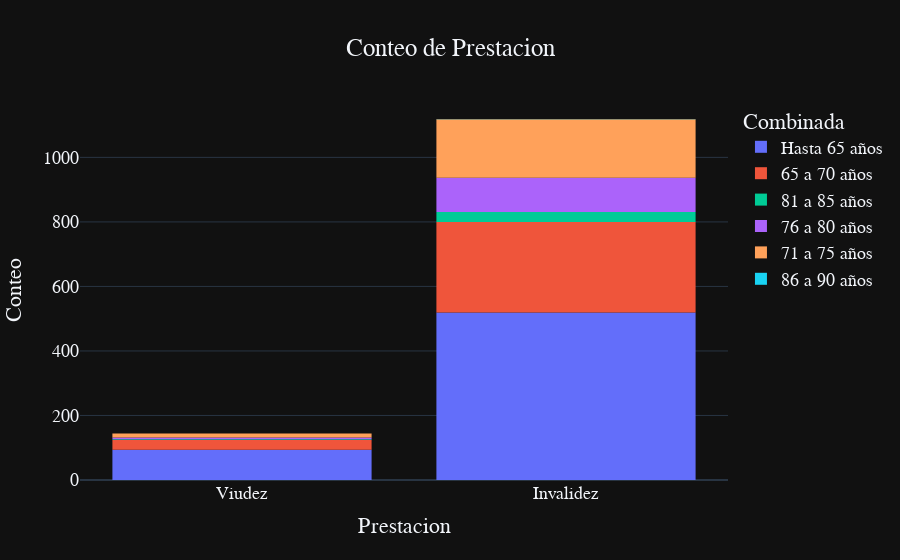
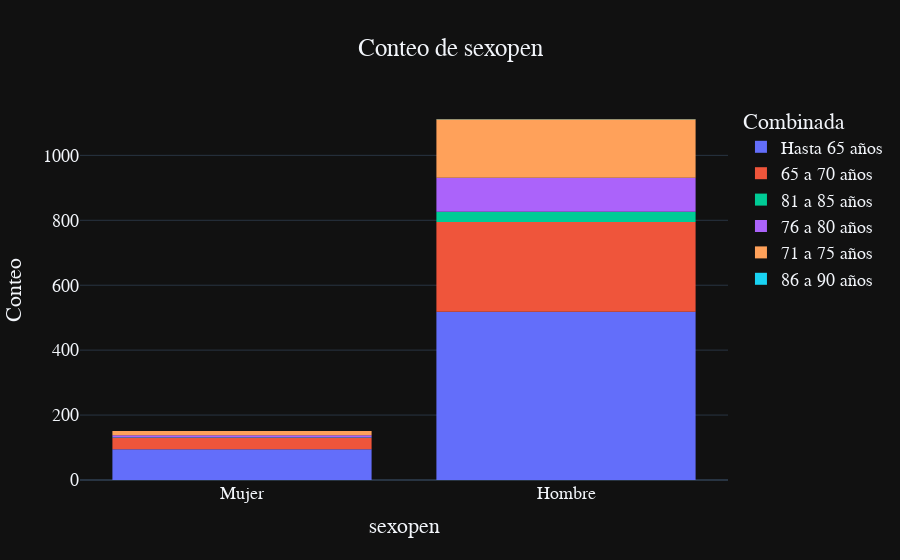
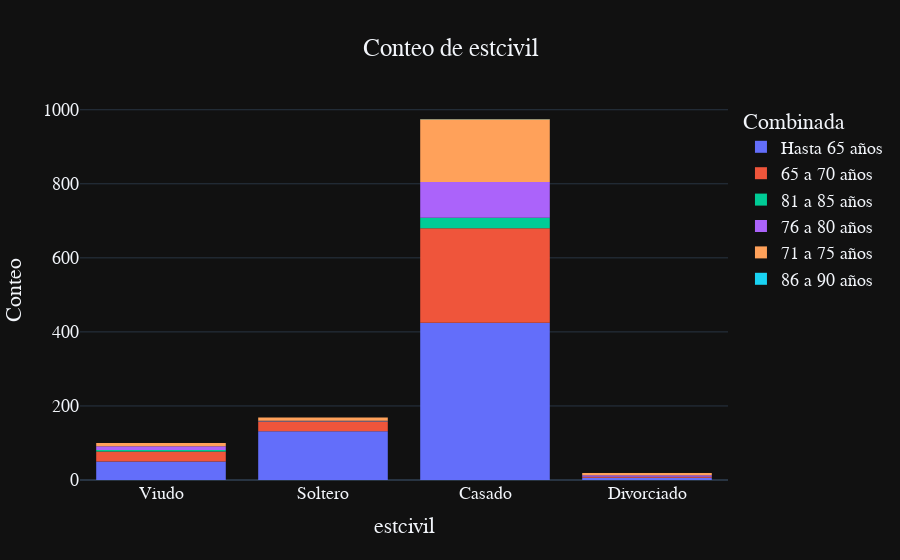
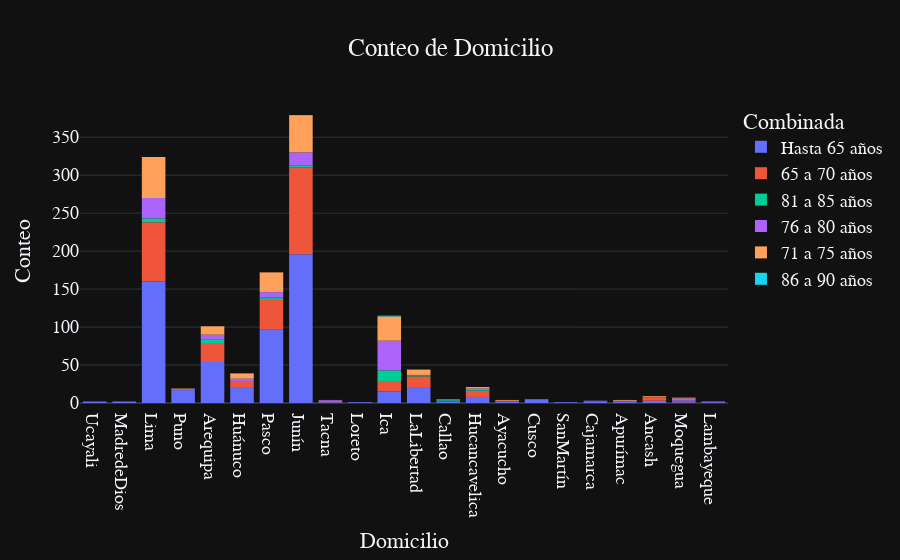

Notebook source saved alongside these figures, in order:
### Code cell
for i in lista:
    fig=px.histogram(df,x=i,title=f'Conteo de {i}',template='plotly_dark',color='Combinada')
    fig.update_layout(yaxis_title='Conteo',
        font=dict(
        family="Courier New, monospace",
        size=18,
    ),title={'y':0.9,'x':0.5,'xanchor':'center', 'yanchor':'bottom'})
    fig.show()

### Figure 1 — Plotly figure (JSON) as saved in the notebook; plotly's stock layout.template omitted (floating-point values rounded to 4 significant figures; data arrays with more than 128 entries replaced by an {"elided": "..."} marker saying what was removed)
{"data": [{"alignmentgroup": "True", "bingroup": "x", "hovertemplate": "Combinada=Hasta 65 años<br>Prestacion=%{x}<br>count=%{y}<extra></extra>", "legendgroup": "Hasta 65 años", "marker": {"color": "#636efa", "pattern": {"shape": ""}}, "name": "Hasta 65 años", "offsetgroup": "Hasta 65 años", "orientation": "v", "showlegend": true, "type": "histogram", "x": {"elided": "613 str values"}, "xaxis": "x", "yaxis": "y"}, {"alignmentgroup": "True", "bingroup": "x", "hovertemplate": "Combinada=65 a 70 años<br>Prestacion=%{x}<br>count=%{y}<extra></extra>", "legendgroup": "65 a 70 años", "marker": {"color": "#EF553B", "pattern": {"shape": ""}}, "name": "65 a 70 años", "offsetgroup": "65 a 70 años", "orientation": "v", "showlegend": true, "type": "histogram", "x": {"elided": "311 str values"}, "xaxis": "x", "yaxis": "y"}, {"alignmentgroup": "True", "bingroup": "x", "hovertemplate": "Combinada=81 a 85 años<br>Prestacion=%{x}<br>count=%{y}<extra></extra>", "legendgroup": "81 a 85 años", "marker": {"color": "#00cc96", "pattern": {"shape": ""}}, "name": "81 a 85 años", "offsetgroup": "81 a 85 años", "orientation": "v", "showlegend": true, "type": "histogram", "x": ["Invalidez", "Invalidez", "Invalidez", "Invalidez", "Invalidez", "Invalidez", "Invalidez", "Invalidez", "Invalidez", "Invalidez", "Invalidez", "Invalidez", "Invalidez", "Invalidez", "Invalidez", "Invalidez", "Invalidez", "Invalidez", "Invalidez", "Invalidez", "Invalidez", "Invalidez", "Viudez", "Invalidez", "Invalidez", "Viudez", "Invalidez", "Invalidez", "Invalidez", "Invalidez", "Invalidez", "Invalidez", "Invalidez"], "xaxis": "x", "yaxis": "y"}, {"alignmentgroup": "True", "bingroup": "x", "hovertemplate": "Combinada=76 a 80 años<br>Prestacion=%{x}<br>count=%{y}<extra></extra>", "legendgroup": "76 a 80 años", "marker": {"color": "#ab63fa", "pattern": {"shape": ""}}, "name": "76 a 80 años", "offsetgroup": "76 a 80 años", "orientation": "v", "showlegend": true, "type": "histogram", "x": ["Invalidez", "Invalidez", "Invalidez", "Invalidez", "Invalidez", "Viudez", "Invalidez", "Viudez", "Invalidez", "Invalidez", "Invalidez", "Invalidez", "Invalidez", "Invalidez", "Invalidez", "Invalidez", "Invalidez", "Invalidez", "Invalidez", "Invalidez", "Invalidez", "Invalidez", "Invalidez", "Invalidez", "Invalidez", "Invalidez", "Invalidez", "Invalidez", "Invalidez", "Invalidez", "Invalidez", "Invalidez", "Invalidez", "Invalidez", "Invalidez", "Invalidez", "Invalidez", "Invalidez", "Invalidez", "Invalidez", "Invalidez", "Invalidez", "Invalidez", "Invalidez", "Invalidez", "Invalidez", "Invalidez", "Invalidez", "Invalidez", "Invalidez", "Invalidez", "Invalidez", "Invalidez", "Invalidez", "Invalidez", "Invalidez", "Invalidez", "Invalidez", "Invalidez", "Invalidez", "Invalidez", "Invalidez", "Invalidez", "Invalidez", "Invalidez", "Invalidez", "Invalidez", "Invalidez", "Invalidez", "Invalidez", "Invalidez", "Invalidez", "Invalidez", "Invalidez", "Invalidez", "Invalidez", "Invalidez", "Invalidez", "Invalidez", "Invalidez", "Invalidez", "Invalidez", "Invalidez", "Invalidez", "Invalidez", "Invalidez", "Viudez", "Invalidez", "Invalidez", "Invalidez", "Invalidez", "Invalidez", "Invalidez", "Invalidez", "Invalidez", "Invalidez", "Viudez", "Invalidez", "Invalidez", "Invalidez", "Invalidez", "Invalidez", "Invalidez", "Invalidez", "Invalidez", "Viudez", "Viudez", "Invalidez", "Invalidez", "Invalidez", "Invalidez", "Invalidez"], "xaxis": "x", "yaxis": "y"}, {"alignmentgroup": "True", "bingroup": "x", "hovertemplate": "Combinada=71 a 75 años<br>Prestacion=%{x}<br>count=%{y}<extra></extra>", "legendgroup": "71 a 75 años", "marker": {"color": "#FFA15A", "pattern": {"shape": ""}}, "name": "71 a 75 años", "offsetgroup": "71 a 75 años", "orientation": "v", "showlegend": true, "type": "histogram", "x": {"elided": "193 str values"}, "xaxis": "x", "yaxis": "y"}, {"alignmentgroup": "True", "bingroup": "x", "hovertemplate": "Combinada=86 a 90 años<br>Prestacion=%{x}<br>count=%{y}<extra></extra>", "legendgroup": "86 a 90 años", "marker": {"color": "#19d3f3", "pattern": {"shape": ""}}, "name": "86 a 90 años", "offsetgroup": "86 a 90 años", "orientation": "v", "showlegend": true, "type": "histogram", "x": ["Invalidez"], "xaxis": "x", "yaxis": "y"}], "layout": {"barmode": "relative", "font": {"family": "Courier New, monospace", "size": 18}, "legend": {"title": {"text": "Combinada"}, "tracegroupgap": 0}, "title": {"text": "Conteo de Prestacion", "x": 0.5, "xanchor": "center", "y": 0.9, "yanchor": "bottom"}, "xaxis": {"anchor": "y", "domain": [0, 1], "title": {"text": "Prestacion"}}, "yaxis": {"anchor": "x", "domain": [0, 1], "title": {"text": "Conteo"}}}}

### Figure 2 — Plotly figure (JSON) as saved in the notebook; plotly's stock layout.template omitted (floating-point values rounded to 4 significant figures; data arrays with more than 128 entries replaced by an {"elided": "..."} marker saying what was removed)
{"data": [{"alignmentgroup": "True", "bingroup": "x", "hovertemplate": "Combinada=Hasta 65 años<br>sexopen=%{x}<br>count=%{y}<extra></extra>", "legendgroup": "Hasta 65 años", "marker": {"color": "#636efa", "pattern": {"shape": ""}}, "name": "Hasta 65 años", "offsetgroup": "Hasta 65 años", "orientation": "v", "showlegend": true, "type": "histogram", "x": {"elided": "613 str values"}, "xaxis": "x", "yaxis": "y"}, {"alignmentgroup": "True", "bingroup": "x", "hovertemplate": "Combinada=65 a 70 años<br>sexopen=%{x}<br>count=%{y}<extra></extra>", "legendgroup": "65 a 70 años", "marker": {"color": "#EF553B", "pattern": {"shape": ""}}, "name": "65 a 70 años", "offsetgroup": "65 a 70 años", "orientation": "v", "showlegend": true, "type": "histogram", "x": {"elided": "311 str values"}, "xaxis": "x", "yaxis": "y"}, {"alignmentgroup": "True", "bingroup": "x", "hovertemplate": "Combinada=81 a 85 años<br>sexopen=%{x}<br>count=%{y}<extra></extra>", "legendgroup": "81 a 85 años", "marker": {"color": "#00cc96", "pattern": {"shape": ""}}, "name": "81 a 85 años", "offsetgroup": "81 a 85 años", "orientation": "v", "showlegend": true, "type": "histogram", "x": ["Hombre", "Hombre", "Hombre", "Hombre", "Hombre", "Hombre", "Hombre", "Hombre", "Hombre", "Hombre", "Hombre", "Hombre", "Hombre", "Hombre", "Hombre", "Hombre", "Hombre", "Hombre", "Hombre", "Hombre", "Hombre", "Hombre", "Mujer", "Hombre", "Hombre", "Mujer", "Hombre", "Hombre", "Hombre", "Hombre", "Hombre", "Hombre", "Hombre"], "xaxis": "x", "yaxis": "y"}, {"alignmentgroup": "True", "bingroup": "x", "hovertemplate": "Combinada=76 a 80 años<br>sexopen=%{x}<br>count=%{y}<extra></extra>", "legendgroup": "76 a 80 años", "marker": {"color": "#ab63fa", "pattern": {"shape": ""}}, "name": "76 a 80 años", "offsetgroup": "76 a 80 años", "orientation": "v", "showlegend": true, "type": "histogram", "x": ["Hombre", "Hombre", "Hombre", "Hombre", "Hombre", "Mujer", "Hombre", "Mujer", "Hombre", "Hombre", "Hombre", "Hombre", "Hombre", "Hombre", "Hombre", "Hombre", "Hombre", "Hombre", "Hombre", "Hombre", "Hombre", "Hombre", "Hombre", "Hombre", "Hombre", "Hombre", "Hombre", "Hombre", "Hombre", "Hombre", "Hombre", "Hombre", "Hombre", "Hombre", "Hombre", "Hombre", "Hombre", "Hombre", "Hombre", "Hombre", "Hombre", "Hombre", "Hombre", "Hombre", "Hombre", "Hombre", "Hombre", "Hombre", "Hombre", "Hombre", "Hombre", "Hombre", "Hombre", "Hombre", "Hombre", "Hombre", "Mujer", "Hombre", "Hombre", "Hombre", "Hombre", "Hombre", "Hombre", "Hombre", "Hombre", "Hombre", "Hombre", "Hombre", "Hombre", "Hombre", "Hombre", "Hombre", "Hombre", "Hombre", "Hombre", "Hombre", "Hombre", "Hombre", "Hombre", "Hombre", "Hombre", "Hombre", "Hombre", "Hombre", "Hombre", "Hombre", "Mujer", "Hombre", "Hombre", "Hombre", "Hombre", "Hombre", "Hombre", "Hombre", "Hombre", "Hombre", "Mujer", "Hombre", "Hombre", "Hombre", "Hombre", "Hombre", "Hombre", "Hombre", "Hombre", "Mujer", "Mujer", "Hombre", "Hombre", "Hombre", "Hombre", "Hombre"], "xaxis": "x", "yaxis": "y"}, {"alignmentgroup": "True", "bingroup": "x", "hovertemplate": "Combinada=71 a 75 años<br>sexopen=%{x}<br>count=%{y}<extra></extra>", "legendgroup": "71 a 75 años", "marker": {"color": "#FFA15A", "pattern": {"shape": ""}}, "name": "71 a 75 años", "offsetgroup": "71 a 75 años", "orientation": "v", "showlegend": true, "type": "histogram", "x": {"elided": "193 str values"}, "xaxis": "x", "yaxis": "y"}, {"alignmentgroup": "True", "bingroup": "x", "hovertemplate": "Combinada=86 a 90 años<br>sexopen=%{x}<br>count=%{y}<extra></extra>", "legendgroup": "86 a 90 años", "marker": {"color": "#19d3f3", "pattern": {"shape": ""}}, "name": "86 a 90 años", "offsetgroup": "86 a 90 años", "orientation": "v", "showlegend": true, "type": "histogram", "x": ["Hombre"], "xaxis": "x", "yaxis": "y"}], "layout": {"barmode": "relative", "font": {"family": "Courier New, monospace", "size": 18}, "legend": {"title": {"text": "Combinada"}, "tracegroupgap": 0}, "title": {"text": "Conteo de sexopen", "x": 0.5, "xanchor": "center", "y": 0.9, "yanchor": "bottom"}, "xaxis": {"anchor": "y", "domain": [0, 1], "title": {"text": "sexopen"}}, "yaxis": {"anchor": "x", "domain": [0, 1], "title": {"text": "Conteo"}}}}

### Figure 3 — Plotly figure (JSON) as saved in the notebook; plotly's stock layout.template omitted (floating-point values rounded to 4 significant figures; data arrays with more than 128 entries replaced by an {"elided": "..."} marker saying what was removed)
{"data": [{"alignmentgroup": "True", "bingroup": "x", "hovertemplate": "Combinada=Hasta 65 años<br>estcivil=%{x}<br>count=%{y}<extra></extra>", "legendgroup": "Hasta 65 años", "marker": {"color": "#636efa", "pattern": {"shape": ""}}, "name": "Hasta 65 años", "offsetgroup": "Hasta 65 años", "orientation": "v", "showlegend": true, "type": "histogram", "x": {"elided": "613 str values"}, "xaxis": "x", "yaxis": "y"}, {"alignmentgroup": "True", "bingroup": "x", "hovertemplate": "Combinada=65 a 70 años<br>estcivil=%{x}<br>count=%{y}<extra></extra>", "legendgroup": "65 a 70 años", "marker": {"color": "#EF553B", "pattern": {"shape": ""}}, "name": "65 a 70 años", "offsetgroup": "65 a 70 años", "orientation": "v", "showlegend": true, "type": "histogram", "x": {"elided": "311 str values"}, "xaxis": "x", "yaxis": "y"}, {"alignmentgroup": "True", "bingroup": "x", "hovertemplate": "Combinada=81 a 85 años<br>estcivil=%{x}<br>count=%{y}<extra></extra>", "legendgroup": "81 a 85 años", "marker": {"color": "#00cc96", "pattern": {"shape": ""}}, "name": "81 a 85 años", "offsetgroup": "81 a 85 años", "orientation": "v", "showlegend": true, "type": "histogram", "x": ["Casado", "Casado", "Casado", "Casado", "Casado", "Viudo", "Casado", "Casado", "Casado", "Casado", "Casado", "Casado", "Casado", "Casado", "Casado", "Casado", "Casado", "Casado", "Casado", "Casado", "Viudo", "Casado", "Viudo", "Casado", "Casado", "Casado", "Casado", "Casado", "Soltero", "Viudo", "Casado", "Casado", "Casado"], "xaxis": "x", "yaxis": "y"}, {"alignmentgroup": "True", "bingroup": "x", "hovertemplate": "Combinada=76 a 80 años<br>estcivil=%{x}<br>count=%{y}<extra></extra>", "legendgroup": "76 a 80 años", "marker": {"color": "#ab63fa", "pattern": {"shape": ""}}, "name": "76 a 80 años", "offsetgroup": "76 a 80 años", "orientation": "v", "showlegend": true, "type": "histogram", "x": ["Casado", "Viudo", "Casado", "Casado", "Casado", "Casado", "Casado", "Casado", "Casado", "Casado", "Casado", "Casado", "Casado", "Viudo", "Casado", "Casado", "Casado", "Casado", "Casado", "Divorciado", "Casado", "Casado", "Casado", "Casado", "Casado", "Casado", "Casado", "Casado", "Casado", "Casado", "Casado", "Divorciado", "Casado", "Casado", "Casado", "Divorciado", "Casado", "Casado", "Casado", "Casado", "Casado", "Casado", "Casado", "Casado", "Casado", "Casado", "Casado", "Casado", "Viudo", "Casado", "Casado", "Casado", "Casado", "Casado", "Viudo", "Casado", "Viudo", "Casado", "Casado", "Casado", "Casado", "Casado", "Casado", "Casado", "Casado", "Casado", "Casado", "Casado", "Casado", "Casado", "Casado", "Casado", "Casado", "Casado", "Casado", "Casado", "Casado", "Casado", "Casado", "Casado", "Casado", "Casado", "Casado", "Casado", "Casado", "Casado", "Viudo", "Casado", "Casado", "Casado", "Viudo", "Casado", "Casado", "Casado", "Divorciado", "Casado", "Viudo", "Casado", "Casado", "Casado", "Viudo", "Casado", "Casado", "Casado", "Casado", "Casado", "Viudo", "Casado", "Soltero", "Casado", "Casado", "Casado"], "xaxis": "x", "yaxis": "y"}, {"alignmentgroup": "True", "bingroup": "x", "hovertemplate": "Combinada=71 a 75 años<br>estcivil=%{x}<br>count=%{y}<extra></extra>", "legendgroup": "71 a 75 años", "marker": {"color": "#FFA15A", "pattern": {"shape": ""}}, "name": "71 a 75 años", "offsetgroup": "71 a 75 años", "orientation": "v", "showlegend": true, "type": "histogram", "x": {"elided": "193 str values"}, "xaxis": "x", "yaxis": "y"}, {"alignmentgroup": "True", "bingroup": "x", "hovertemplate": "Combinada=86 a 90 años<br>estcivil=%{x}<br>count=%{y}<extra></extra>", "legendgroup": "86 a 90 años", "marker": {"color": "#19d3f3", "pattern": {"shape": ""}}, "name": "86 a 90 años", "offsetgroup": "86 a 90 años", "orientation": "v", "showlegend": true, "type": "histogram", "x": ["Casado"], "xaxis": "x", "yaxis": "y"}], "layout": {"barmode": "relative", "font": {"family": "Courier New, monospace", "size": 18}, "legend": {"title": {"text": "Combinada"}, "tracegroupgap": 0}, "title": {"text": "Conteo de estcivil", "x": 0.5, "xanchor": "center", "y": 0.9, "yanchor": "bottom"}, "xaxis": {"anchor": "y", "domain": [0, 1], "title": {"text": "estcivil"}}, "yaxis": {"anchor": "x", "domain": [0, 1], "title": {"text": "Conteo"}}}}

### Figure 4 — Plotly figure (JSON) as saved in the notebook; plotly's stock layout.template omitted (floating-point values rounded to 4 significant figures; data arrays with more than 128 entries replaced by an {"elided": "..."} marker saying what was removed)
{"data": [{"alignmentgroup": "True", "bingroup": "x", "hovertemplate": "Combinada=Hasta 65 años<br>Domicilio=%{x}<br>count=%{y}<extra></extra>", "legendgroup": "Hasta 65 años", "marker": {"color": "#636efa", "pattern": {"shape": ""}}, "name": "Hasta 65 años", "offsetgroup": "Hasta 65 años", "orientation": "v", "showlegend": true, "type": "histogram", "x": {"elided": "613 str values"}, "xaxis": "x", "yaxis": "y"}, {"alignmentgroup": "True", "bingroup": "x", "hovertemplate": "Combinada=65 a 70 años<br>Domicilio=%{x}<br>count=%{y}<extra></extra>", "legendgroup": "65 a 70 años", "marker": {"color": "#EF553B", "pattern": {"shape": ""}}, "name": "65 a 70 años", "offsetgroup": "65 a 70 años", "orientation": "v", "showlegend": true, "type": "histogram", "x": {"elided": "311 str values"}, "xaxis": "x", "yaxis": "y"}, {"alignmentgroup": "True", "bingroup": "x", "hovertemplate": "Combinada=81 a 85 años<br>Domicilio=%{x}<br>count=%{y}<extra></extra>", "legendgroup": "81 a 85 años", "marker": {"color": "#00cc96", "pattern": {"shape": ""}}, "name": "81 a 85 años", "offsetgroup": "81 a 85 años", "orientation": "v", "showlegend": true, "type": "histogram", "x": ["Arequipa", "Arequipa", "Pasco", "Lima", "Moquegua", "Arequipa", "Lima", "LaLibertad", "Junín", "Callao", "Junín", "Junín", "Pasco", "Lima", "Lima", "Lima", "Ica", "Ica", "Ica", "Arequipa", "Ica", "Ica", "Ica", "Ica", "Ica", "Ica", "Ica", "Ica", "Ica", "Ica", "Ica", "Hucancavelica", "Arequipa"], "xaxis": "x", "yaxis": "y"}, {"alignmentgroup": "True", "bingroup": "x", "hovertemplate": "Combinada=76 a 80 años<br>Domicilio=%{x}<br>count=%{y}<extra></extra>", "legendgroup": "76 a 80 años", "marker": {"color": "#ab63fa", "pattern": {"shape": ""}}, "name": "76 a 80 años", "offsetgroup": "76 a 80 años", "orientation": "v", "showlegend": true, "type": "histogram", "x": ["Junín", "Huánuco", "Junín", "Junín", "Pasco", "Lima", "Pasco", "Pasco", "Lima", "Huánuco", "Junín", "Pasco", "Huánuco", "Lima", "Lima", "Pasco", "Lima", "Moquegua", "Moquegua", "Moquegua", "Lima", "Lima", "Lima", "Lima", "Lima", "LaLibertad", "Pasco", "Junín", "Junín", "Junín", "Junín", "Junín", "Junín", "Junín", "Lima", "Lima", "Lambayeque", "Junín", "Lima", "Lima", "Lima", "Junín", "Lima", "Junín", "Junín", "Lima", "Lima", "Pasco", "Lima", "Lima", "Lima", "Junín", "Ica", "Ica", "Ica", "Ica", "Ica", "Ica", "Ica", "Ica", "Tacna", "Ica", "Ica", "Apurímac", "Ica", "Ica", "Ica", "Ica", "Lima", "Lima", "Ica", "Ica", "Ica", "Ica", "Ica", "Ica", "Ica", "Ica", "Ica", "Ica", "Ica", "Ica", "Ica", "Ica", "Lima", "Ica", "Ica", "Ica", "Ica", "Ica", "Ica", "Ica", "Ica", "Lima", "Ica", "Lima", "Ica", "Lima", "Hucancavelica", "Junín", "Hucancavelica", "Arequipa", "Callao", "Ica", "Cajamarca", "Arequipa", "Arequipa", "Arequipa", "Arequipa", "Puno", "Arequipa", "Ancash"], "xaxis": "x", "yaxis": "y"}, {"alignmentgroup": "True", "bingroup": "x", "hovertemplate": "Combinada=71 a 75 años<br>Domicilio=%{x}<br>count=%{y}<extra></extra>", "legendgroup": "71 a 75 años", "marker": {"color": "#FFA15A", "pattern": {"shape": ""}}, "name": "71 a 75 años", "offsetgroup": "71 a 75 años", "orientation": "v", "showlegend": true, "type": "histogram", "x": {"elided": "193 str values"}, "xaxis": "x", "yaxis": "y"}, {"alignmentgroup": "True", "bingroup": "x", "hovertemplate": "Combinada=86 a 90 años<br>Domicilio=%{x}<br>count=%{y}<extra></extra>", "legendgroup": "86 a 90 años", "marker": {"color": "#19d3f3", "pattern": {"shape": ""}}, "name": "86 a 90 años", "offsetgroup": "86 a 90 años", "orientation": "v", "showlegend": true, "type": "histogram", "x": ["Ica"], "xaxis": "x", "yaxis": "y"}], "layout": {"barmode": "relative", "font": {"family": "Courier New, monospace", "size": 18}, "legend": {"title": {"text": "Combinada"}, "tracegroupgap": 0}, "title": {"text": "Conteo de Domicilio", "x": 0.5, "xanchor": "center", "y": 0.9, "yanchor": "bottom"}, "xaxis": {"anchor": "y", "domain": [0, 1], "title": {"text": "Domicilio"}}, "yaxis": {"anchor": "x", "domain": [0, 1], "title": {"text": "Conteo"}}}}
